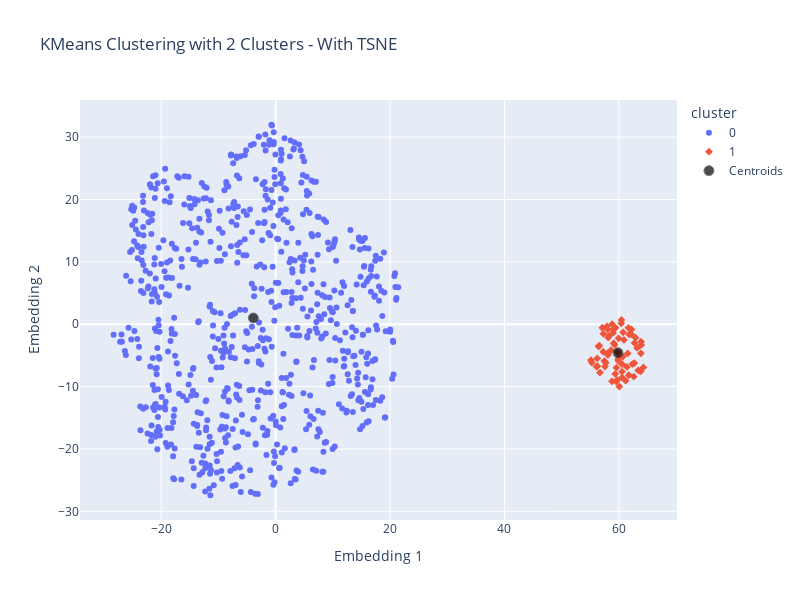

The code cell stored with this chart in its notebook:
### Code cell
num_clusters = 2
kmeans = KMeans(n_clusters=num_clusters, n_init='auto', random_state=5)
model = kmeans.fit(df_tsne)

df_tsne['cluster'] = model.labels_.astype(str)

# Get the centroids
centers = model.cluster_centers_

# Plot using Plotly Express
fig = px.scatter(df_tsne, x=df_tsne['Embedding 1'], y=df_tsne['Embedding 2'], color='cluster', symbol='cluster',
                 title=f'KMeans Clustering with {num_clusters} Clusters - With TSNE',
                 color_continuous_scale=px.colors.qualitative.Vivid, width=800, height=600)

# Add centroids as scatter points
centroid_fig = fig.add_scatter(x=centers[:, 0], y=centers[:, 1], mode='markers',
                               marker=dict(size=10, color='black', symbol='circle', line=dict(width=1)), name = 'Centroids', opacity = 0.7)

# Show the plot with centroids
centroid_fig.show()

### Figure 1 — Plotly figure (JSON) as saved in the notebook; plotly's stock layout.template omitted (floating-point values rounded to 4 significant figures; data arrays with more than 128 entries replaced by an {"elided": "..."} marker saying what was removed)
{"data": [{"hovertemplate": "cluster=0<br>Embedding 1=%{x}<br>Embedding 2=%{y}<extra></extra>", "legendgroup": "0", "marker": {"color": "#636efa", "symbol": "circle"}, "mode": "markers", "name": "0", "orientation": "v", "showlegend": true, "type": "scatter", "x": {"elided": "735 float values"}, "xaxis": "x", "y": {"elided": "735 float values"}, "yaxis": "y"}, {"hovertemplate": "cluster=1<br>Embedding 1=%{x}<br>Embedding 2=%{y}<extra></extra>", "legendgroup": "1", "marker": {"color": "#EF553B", "symbol": "diamond"}, "mode": "markers", "name": "1", "orientation": "v", "showlegend": true, "type": "scatter", "x": [63.85, 63.87, 63.89, 63.38, 64.28, 63.82, 62.91, 62.73, 60.55, 61.17, 63.17, 58.79, 60.08, 59.56, 62.15, 62.19, 61.8, 61.66, 61.72, 62.6, 60.7, 61.54, 60.41, 60.45, 60.54, 62.37, 62.7, 59.7, 61.41, 59.36, 59.57, 60.58, 56.24, 56.08, 60.88, 59.87, 56.43, 56.58, 60.73, 59.76, 58.61, 59.9, 57.46, 57.56, 57.7, 57.26, 59.09, 59.27, 58.13, 58.26, 58.03, 57.11, 58.05, 58.08, 58.99, 58.81, 59.41, 58.98, 57.91, 57.29, 56.69, 55.28, 56.21, 55.12, 59.94], "xaxis": "x", "y": [-4.663, -2.807, -3.332, -7.402, -6.92, -7.561, -2.158, -3.004, -8.553, -9.051, -3.807, -9.164, -9.999, -9.215, -1.619, -0.8377, -1.632, -0.5813, -8.18, -8.399, -5.182, -4.691, 0.1538, 0.682, -7.613, -6.384, -6.234, -8.929, -6.841, -7.978, -6.971, -6.418, -6.728, -6.805, -2.523, -5.593, -3.545, -3.453, -1.294, -4.506, -4.168, -5.877, -5.914, -6.782, -6.194, -4.416, -3.042, -3.297, -2.14, -1.878, -0.8169, -0.5638, -4.657, -4.919, -0.8839, 0.01115, -0.5779, -1.396, -0.3513, -1.526, -7.746, -6.158, -5.491, -5.772, -2.267], "yaxis": "y"}, {"marker": {"color": "black", "line": {"width": 1}, "size": 10, "symbol": "circle"}, "mode": "markers", "name": "Centroids", "opacity": 0.7, "type": "scatter", "x": [-3.897, 59.83], "y": [1.01, -4.562]}], "layout": {"height": 600, "legend": {"title": {"text": "cluster"}, "tracegroupgap": 0}, "title": {"text": "KMeans Clustering with 2 Clusters - With TSNE"}, "width": 800, "xaxis": {"anchor": "y", "domain": [0, 1], "title": {"text": "Embedding 1"}}, "yaxis": {"anchor": "x", "domain": [0, 1], "title": {"text": "Embedding 2"}}}}
